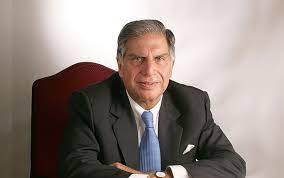
#> input picture Images/tata.jpg, 284 x 178 px
$ python try.py   (older library calls are emulated)
#> lines starting #> are read from the running program, lines starting #| are printed output that depends on the picture
from PIL import Image

desired_size = 216
im_pth = "Images/tata.jpg"

im = Image.open(im_pth)
#> im is the input picture: PIL image 284x178 RGB; mean R, G, B 146.8, 135, 129.8
old_size = im.size  # old_size[0] is in (width, height) format
#> old_size = (284, 178)

ratio = float(desired_size)/max(old_size)
#> ratio = 0.761
new_size = tuple([int(x*ratio) for x in old_size])
#> new_size = (216, 135)
# use thumbnail() or resize() method to resize the input image

# thumbnail is a in-place operation

# im.thumbnail(new_size, Image.ANTIALIAS)

im = im.resize(new_size, Image.ANTIALIAS)
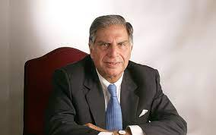
#> im: PIL image 216x135 RGB; mean R, G, B 146.8, 135, 129.8
# create a new image and paste the resized on it

new_im = Image.new("RGB", (desired_size, desired_size))
#> new_im: PIL image 216x216 RGB; every value is 0
new_im.paste(im, ((desired_size-new_size[0])//2,
                    (desired_size-new_size[1])//2))
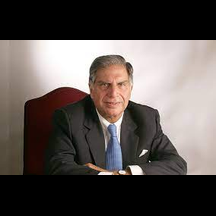
#> new_im: PIL image 216x216 RGB; mean R, G, B 91.7, 84.4, 81.2

new_im.show()

$ run again, with Images/783523.jpg copied over Images/tata.jpg
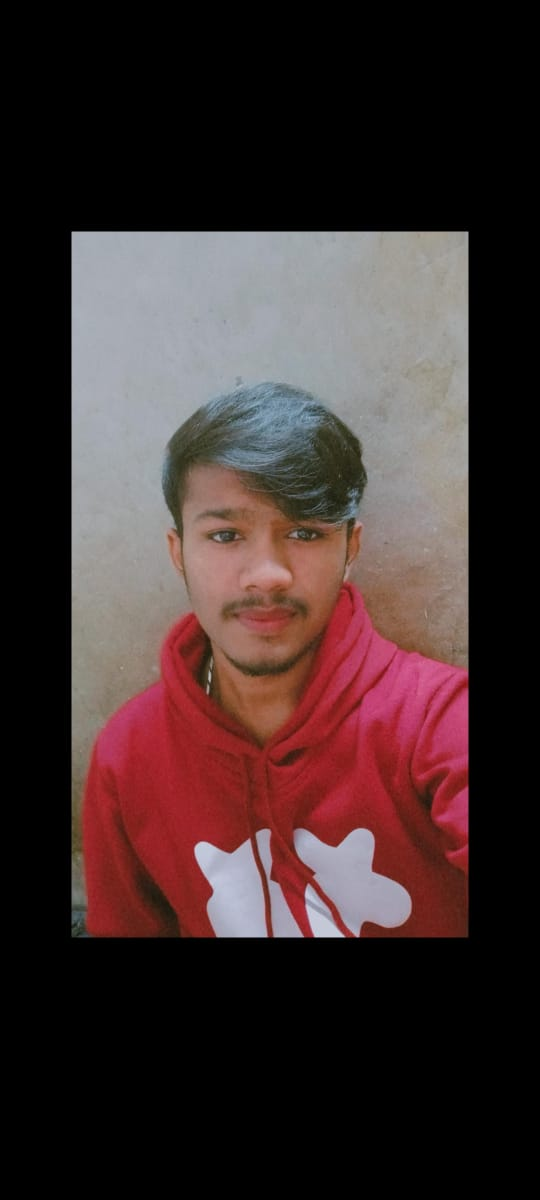
#> input picture Images/783523.jpg, 540 x 1200 px
#> im is the input picture: PIL image 540x1200 RGB; mean R, G, B 63.5, 46.9, 46.7
#> `im = im.resize(new_size, Image.ANTIALIAS)`:
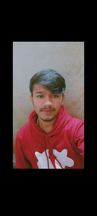
#> im: PIL image 97x216 RGB; mean R, G, B 63.6, 47, 46.8
#> `new_im.paste(im, ((desired_size-new_size[0])//2, (desired_size-new_siz..`:
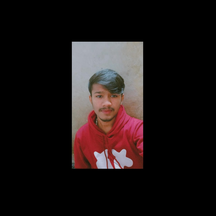
#> new_im: PIL image 216x216 RGB; mean R, G, B 28.6, 21.1, 21
